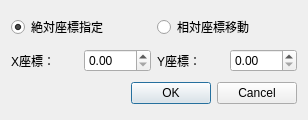
<?xml version="1.0" encoding="UTF-8"?>
<ui version="4.0">
 <class>MoveTransformDialog</class>
 <widget class="QDialog" name="MoveTransformDialog">
  <property name="geometry">
   <rect>
    <x>0</x>
    <y>0</y>
    <width>308</width>
    <height>120</height>
   </rect>
  </property>
  <property name="windowTitle">
   <string>Dialog</string>
  </property>
  <layout class="QVBoxLayout" name="verticalLayout">
   <item>
    <layout class="QHBoxLayout" name="horizontalLayout">
     <item>
      <widget class="QRadioButton" name="radioButton">
       <property name="text">
        <string>絶対座標指定</string>
       </property>
       <property name="checked">
        <bool>true</bool>
       </property>
      </widget>
     </item>
     <item>
      <widget class="QRadioButton" name="radioButton_2">
       <property name="text">
        <string>相対座標移動</string>
       </property>
      </widget>
     </item>
    </layout>
   </item>
   <item>
    <layout class="QHBoxLayout" name="horizontalLayout_2">
     <item>
      <widget class="QLabel" name="label">
       <property name="text">
        <string>X座標：</string>
       </property>
      </widget>
     </item>
     <item>
      <widget class="QDoubleSpinBox" name="doubleSpinBox"/>
     </item>
     <item>
      <widget class="QLabel" name="label_2">
       <property name="text">
        <string>Y座標：</string>
       </property>
      </widget>
     </item>
     <item>
      <widget class="QDoubleSpinBox" name="doubleSpinBox_2"/>
     </item>
    </layout>
   </item>
   <item>
    <widget class="QDialogButtonBox" name="buttonBox">
     <property name="orientation">
      <enum>Qt::Horizontal</enum>
     </property>
     <property name="standardButtons">
      <set>QDialogButtonBox::Cancel|QDialogButtonBox::Ok</set>
     </property>
    </widget>
   </item>
  </layout>
 </widget>
 <resources/>
 <connections>
  <connection>
   <sender>buttonBox</sender>
   <signal>accepted()</signal>
   <receiver>MoveTransformDialog</receiver>
   <slot>accept()</slot>
   <hints>
    <hint type="sourcelabel">
     <x>248</x>
     <y>254</y>
    </hint>
    <hint type="destinationlabel">
     <x>157</x>
     <y>274</y>
    </hint>
   </hints>
  </connection>
  <connection>
   <sender>buttonBox</sender>
   <signal>rejected()</signal>
   <receiver>MoveTransformDialog</receiver>
   <slot>reject()</slot>
   <hints>
    <hint type="sourcelabel">
     <x>316</x>
     <y>260</y>
    </hint>
    <hint type="destinationlabel">
     <x>286</x>
     <y>274</y>
    </hint>
   </hints>
  </connection>
 </connections>
</ui>
